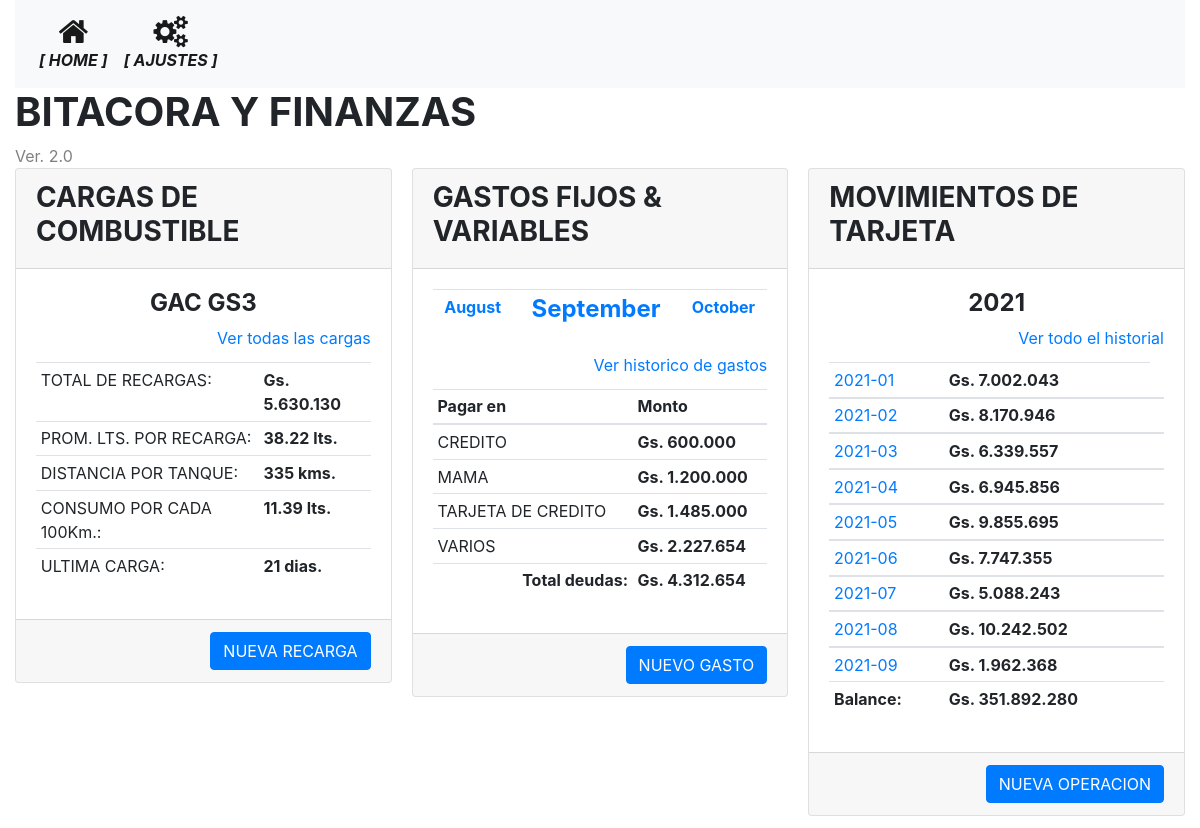
/index, run on the app's committed database.
### models.py (models this page shows, shortened)
class AgrupadorGastos(db.Model):
    __tablename__='agrupador_gastos'
    id = db.Column(db.Integer, primary_key=True)
    agrupador = db.Column(db.String(100), nullable=False)

### routes.py (the view)
@app.route('/')
@app.route('/index', methods=['GET', 'POST'])
def index():
    form = FormularioCombustible()
    cargas = Cargas.query.all()
    anno = datetime.now().strftime("%Y")
    fechas_referencia = {'mes_anterior':datetime.now() - timedelta(days=29), 'fecha_actual':datetime.now(),  'mes_siguiente':datetime.now() + timedelta(days=29)}
    referencias_principales = referencias_vehiculo(cargas)
    movimientos = dbmodel.session.query(func.strftime("%Y-%m", Movimientos.fecha_operacion).label('fecha'), func.sum(Movimientos.monto_operacion).label('total')).group_by(func.strftime("%Y-%m", Movimientos.fecha_operacion)).filter(func.strftime("%Y", Movimientos.fecha_operacion)==anno).all()
    balance_movimientos = balance_cuenta()
    gastos = dbmodel.session.query(AgrupadorGastos.agrupador.label('acreedor'), func.sum(GastosFijos.monto).label('total')).join(AgrupadorGastos).group_by(AgrupadorGastos.agrupador).filter(func.strftime("%Y-%m", GastosFijos.fecha_pagar)==fechas_referencia['fecha_actual'].strftime('%Y-%m')).all()
    total_gasto = saldos_grupo(gastos)
    return render_template('home.html',  form=form, **referencias_principales, movimientos=movimientos, anno=anno, fechas_referencia=fechas_referencia, balance_movimientos=balance_movimientos, gastos=gastos, total_gasto=total_gasto) #usar ** permite que se manipule la variable directamente en el DOM

### utilitarios.py (called while the page is built)
def balance_cuenta():
    sum_montos = dbmodel.session.query(func.sum(Movimientos.monto_operacion)).scalar()
    return sum_montos

def saldos_grupo(result):
    list_dict = []
    saldo = 0
    for i in result:
        i_dict = i._asdict()  # sqlalchemy.util._collections.result , has a method called _asdict()
        list_dict.append(i_dict)
    for item in list_dict:
        if item['acreedor']=='CREDITO':
            saldo -= item['total']
        else:
            saldo += item['total']
    return saldo

### templates/home.html (shortened to what this page needs)
{% extends "base.html" %}
{% block main %}
<form action="{{ url_for('nueva_recarga') }}" method="post">
    <h1><strong>BITACORA Y FINANZAS</strong></h1>
    <span style="color: grey">Ver. 2.0</span>
    <div class="card-columns">
        <div class="card">
            <div class="card-header">
                <h3><strong>CARGAS DE COMBUSTIBLE</strong></h3>
            </div>
            <div class="card-body">
                <div class="card-title">
                    <h4 class="card-text text-center"><strong>{{ vehiculo }}</strong></h4>
                    <div class="card-text text-right">
                        <a href="{{ url_for('recargas') }}" class="card-link">Ver todas las cargas</a>
                    </div>
                </div>
                <div>
                    <table class="table table-sm">
                        <tr><td>TOTAL DE RECARGAS:</td><td><strong>{{ "Gs. {:,.0f}".format(suma_total_cargas).replace(",", ".") }}</strong></td></tr>
                        <tr><td>PROM. LTS. POR RECARGA:</td><td><strong>{{ '%0.2f'|format(promedio_litros_por_recarga|float) }} lts.</strong></td></tr>
                        <tr><td>DISTANCIA POR TANQUE:</td><td><strong>{{ promedio_recorrido_por_tanque }} kms.</strong></td></tr>
                        <tr><td>CONSUMO POR CADA 100Km.:</td><td><strong>{{ '%0.2f'|format(consumo_por_100km|float) }} lts.</strong></td></tr>
                        <tr><td>ULTIMA CARGA:</td><td><strong>{{ promedio_dias_carga }} dias.</strong></td></tr>
                    </table>
                </div>
            </div>
            <div class="card-footer text-muted text-right">
                <a href="{{ url_for('nueva_recarga') }}" class="btn btn-primary">NUEVA RECARGA</a>
            </div>
        </div>
        <div class="card">
            <div class="card-header">
                <h3><strong>GASTOS FIJOS & VARIABLES</strong></h3>
            </div>
            <div class="card-body">
                <div class="card-title text-center">
                    <table class="table table-sm">
                        <td><a href="{{ url_for('historico_gastos_detalle', periodo=fechas_referencia.mes_anterior.strftime('%Y-%m')) }}" class="card-link"><strong>{{ fechas_referencia.mes_anterior.strftime('%B') }}</strong></a></td>
                        <td><a href="{{ url_for('historico_gastos_detalle', periodo=fechas_referencia.fecha_actual.strftime('%Y-%m')) }}" class="card-link"><h4><strong>{{ fechas_referencia.fecha_actual.strftime('%B') }}</strong></h4></a></td>
                        <td><a href="{{ url_for('historico_gastos_detalle', periodo=fechas_referencia.mes_siguiente.strftime('%Y-%m')) }}" class="card-link"><strong>{{ fechas_referencia.mes_siguiente.strftime('%B') }}</strong></a></td>
                    </table>
                    <div class="card-text text-right">
                        <a href="{{ url_for('historico_gastos') }}" class="card-link">Ver historico de gastos</a>
                    </div>
                </div>
                <div>
                    <table class="table table-sm">
                        <thead>
                            <th>Pagar en</th>
                            <th>Monto</th>
                        </thead>
                        <tbody>
                        {% for gasto in gastos %}
                            <tr>
                                <td>{{ gasto.acreedor }}</td>
                                <td><strong>{{ "Gs. {:,.0f}".format(gasto.total).replace(",", ".") }}</strong></td>
                            </tr>
                        {% endfor %}
                        </tbody>
                        <tfoot>
                            <tr>
                                <td class="card-text text-right"><strong>Total deudas:</strong></td>
                                <td><strong>{{ "Gs. {:,.0f}".format(total_gasto).replace(",", ".") }}</strong></td>
                            </tr>
                        </tfoot>
                    </table>
                </div>
            </div>
            <div class="card-footer text-muted text-right">
                <a href="{{ url_for('nuevo_gasto') }}" class="btn btn-primary">NUEVO GASTO</a>
            </div>
        </div>
        <div class="card">
            <div class="card-header">
                <h3><strong>MOVIMIENTOS DE TARJETA</strong></h3>
            </div>
            <div class="card-body">
                <div class="card-title">
                    <h4 class="card-text text-center"><strong>{{ fechas_referencia.fecha_actual.strftime('%Y') }}</strong></h4>
                    <div class="card-text text-right">
                        <a href="{{ url_for('historial_operacion', anno=anno, anno_mes='2021-01') }}" class="card-link">Ver todo el historial</a>
                    </div>
                </div>
                <div>
                    <table class="table table-sm">
                        {% for movimiento in movimientos %}
                        <tbody>
                            <tr>
                                <td><a href="{{ url_for('movimientos_mes', mes=movimiento.fecha) }}">{{ movimiento.fecha }}</a></td>
                                <td><strong>{{ "Gs. {:,.0f}".format(movimiento.total).replace(",", ".") }}</strong></td>
                            </tr>
                        </tbody>
                        {% endfor %}
                        <tfoot>
                            <tr>
                                <td><strong>Balance:</strong></td>
                                <td><strong>{{ "Gs. {:,.0f}".format(balance_movimientos|int).replace(",", ".") }}</strong></td>
                                <td></td>
                            </tr>
                        </tfoot>
                    </table>
                </div>
            </div>
            <div class="card-footer text-muted text-right">
                <a href="{{ url_for('nueva_operacion') }}" class="btn btn-primary">NUEVA OPERACION</a>
            </div>
        </div>
    </div>
{% endblock %}

### data on the page
AgrupadorGastos: acreedor "CREDITO", total "Gs. 600.000"
AgrupadorGastos: acreedor "MAMA", total "Gs. 1.200.000"
AgrupadorGastos: acreedor "TARJETA DE CREDITO", total "Gs. 1.485.000"
AgrupadorGastos: acreedor "VARIOS", total "Gs. 2.227.654"

### other printed values
{{ vehiculo }} "GAC GS3"
{{ "Gs. {:,.0f}".format(suma_total_cargas).replace(",", ".") }} "Gs. 5.630.130"
{{ '%0.2f'|format(promedio_litros_por_recarga|float) }} "38.22"
{{ promedio_recorrido_por_tanque }} "335"
{{ '%0.2f'|format(consumo_por_100km|float) }} "11.39"
{{ fechas_referencia.mes_anterior.strftime('%B') }} "August"
{{ fechas_referencia.fecha_actual.strftime('%B') }} "September"
{{ fechas_referencia.mes_siguiente.strftime('%B') }} "October"
{{ "Gs. {:,.0f}".format(total_gasto).replace(",", ".") }} "Gs. 4.312.654"
{{ fechas_referencia.fecha_actual.strftime('%Y') }} "2021"
{{ movimiento.fecha }} "2021-01" "2021-02" "2021-03" "2021-04" "2021-05" "2021-06" "2021-07" "2021-08" "2021-09"
{{ "Gs. {:,.0f}".format(movimiento.total).replace(",", ".") }} "Gs. 7.002.043" "Gs. 8.170.946" "Gs. 6.339.557" "Gs. 6.945.856" "Gs. 9.855.695" "Gs. 7.747.355" "Gs. 5.088.243" "Gs. 10.242.502" "Gs. 1.962.368"
{{ "Gs. {:,.0f}".format(balance_movimientos|int).replace(",", ".") }} "Gs. 351.892.280"
